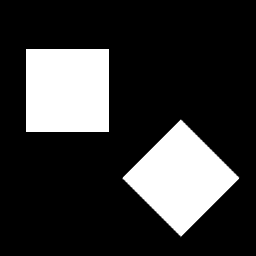
%> input picture 6_EdgesHough/squares.png, 256 x 256 px
$ octave hough_objects.m   (GNU Octave 9; MATLAB toolbox functions it lacks are replaced by stand-ins)
%> lines starting %> are read from the running program, lines starting %| are printed output that depends on the picture; in (x1, y1, x2, y2) boxes, pixels count from 0 and x2, y2 are one past the last pixel; in counts of white or black regions, pixels touching at a corner belong together; the program's own positions count from 1
%% Hough transform for a single object
close all; clearvars; clc;

image = imread('squares.png');
%> image is the input picture: size 256x256 uint8; min 0, max 255, mean 53.6


edge = edge(image, 'canny', 0.5, 2);
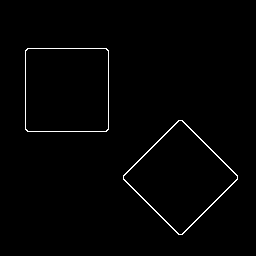
%> edge: size 256x256 logical; 1.2% white in thin lines or dots, all inside (x1, y1, x2, y2) = (25, 48, 238, 235)
edge  = bwmorph(edge, 'thin', Inf);
hough = hough(edge);
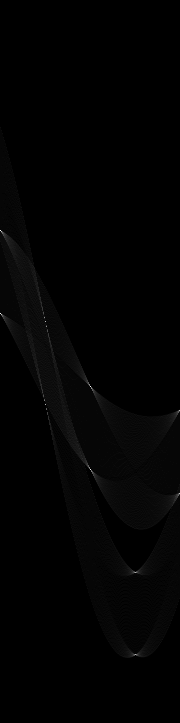
%> hough: size 723x180 double; min 0, max 81, mean 0.8; drawn with min black and max white


subplot(1,3,1), imshow(image), title('original');
subplot(1,3,2), imshow(edge), title('Canny detection');
subplot(1,3,3), imshow(hough, [],'XData', [1 640],'YData', [1 640]), title('Hough space');


%% Hough transform and output peaks
close all; clearvars; clc;

image = imread('squares.png');


edge  = edge(image, 'canny', 0.5, 2);
edge  = bwmorph(edge, 'thin', Inf);
hough = hough(edge);
peaks = houghpeaks(hough, 8);
%> peaks = [231 1; 387 91; 314 1; 470 91; 322 46; 655 136; 573 136; 405 46]


subplot(1,2,1), imshow(edge), title('Canny detection');
subplot(1,2,2), imshow(hough, [],'XData', [1 640],'YData', [1 640]), title('Hough space and peaks');
hold on;
plot(peaks(:,2) *3.55, peaks(:,1) *0.889, 'ro');
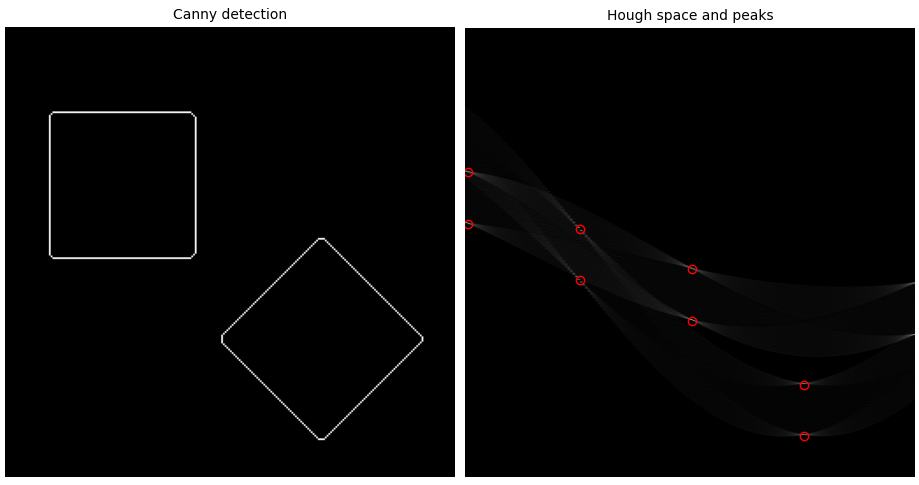
%> figure redrawn from the program's plot data, 2 panels
hold off;


%% Hough transform for a single object
close all; clearvars; clc;

I = imread('squares.png');
I = imrotate(I,33,'crop');
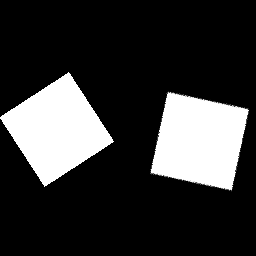
%> I: size 256x256 uint8; min 0, max 255, mean 53.6; mean of the top-left, top-right, bottom-left and bottom-right quarters 51.3, 36.2, 55.9, 71.1


BW = edge(I,'canny');
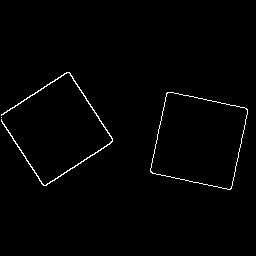
%> BW: size 256x256 logical; 1.2% white in thin lines or dots, all inside (x1, y1, x2, y2) = (1, 72, 248, 190)

[H,T,R] = hough(BW);
%> T = 180 values from -90 to 89; R = 723 values from -361 to 361
figure(1), imshow(H,[],'XData',T,'YData',R,'InitialMagnification','fit');
xlabel('\theta'), ylabel('\rho');
axis on, axis normal, hold on;
P = houghpeaks(H,8,'threshold',ceil(0.3*max(H(:))));
%> P = [544 103; 627 103; 542 148; 459 148; 380 58; 297 58; 225 13; 304 12]
x = T(P(:,2));
%> x = [12 12 57 57 -33 -33 -78 -79]
y = R(P(:,1));
%> y = [182 265 180 97 18 -65 -137 -58]
plot(x,y,'s','color','white');
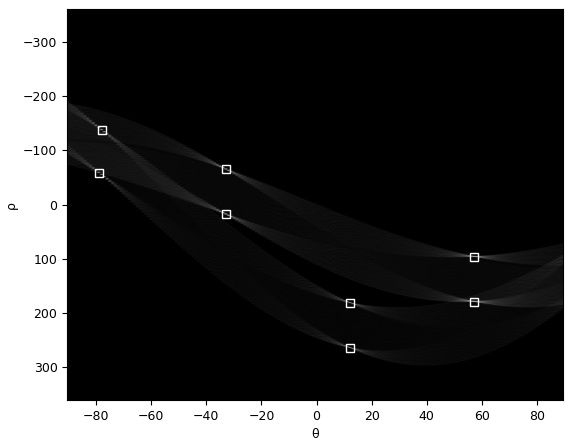
%> figure redrawn from the program's plot data
hold off;


% Find lines and plot them
lines = houghlines(BW,T,R,P,'FillGap',5,'MinLength',7);
%> lines = 6 lines; point1 to point2 (x, y): (69, 73) to (113, 141), (152, 173) to (231, 190), (68, 73) to (2, 116), (112, 143) to (47, 186), (2, 121) to (44, 186), (168, 93) to (230, 105)
figure(2), imshow(I), hold on;
max_len = 0;
for k = 1:length(lines)
    xy = [lines(k).point1; lines(k).point2];
    figure(2), plot(xy(:,1),xy(:,2),'LineWidth',2,'Color','green');

    % plot beginnings and ends of lines
    plot(xy(1,1),xy(1,2),'x','LineWidth',2,'Color','yellow');
    plot(xy(2,1),xy(2,2),'x','LineWidth',2,'Color','red');

    % determine the endpoints of the longest line segment
    len = norm(lines(k).point1 - lines(k).point2);
    if ( len > max_len)
        max_len = len;
        xy_long = xy;
    end
end
%> this loop made 6 passes
%> (len, max_len, xy_long) on passes 1 to 3: (77.94, 77.94, [112 143; 47 186]), (78.77, 78.77, [68 73; 2 116]), (80.99, 80.99, [69 73; 113 141])
%> (xy, len) on passes 4 to 6: ([2 121; 44 186], 77.39), ([152 173; 231 190], 80.81), ([168 93; 230 105], 63.15)


% highlight the longest line segment
figure(2), plot(xy_long(:,1),xy_long(:,2),'LineWidth',2,'Color','cyan');
%> after `plot(xy_long(:,1),xy_long(:,2),'LineWidth',2,'Color','cyan')`:
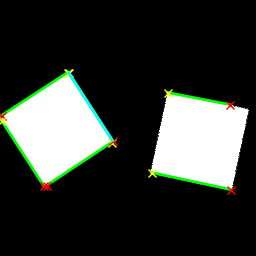
%> figure redrawn from the program's plot data
